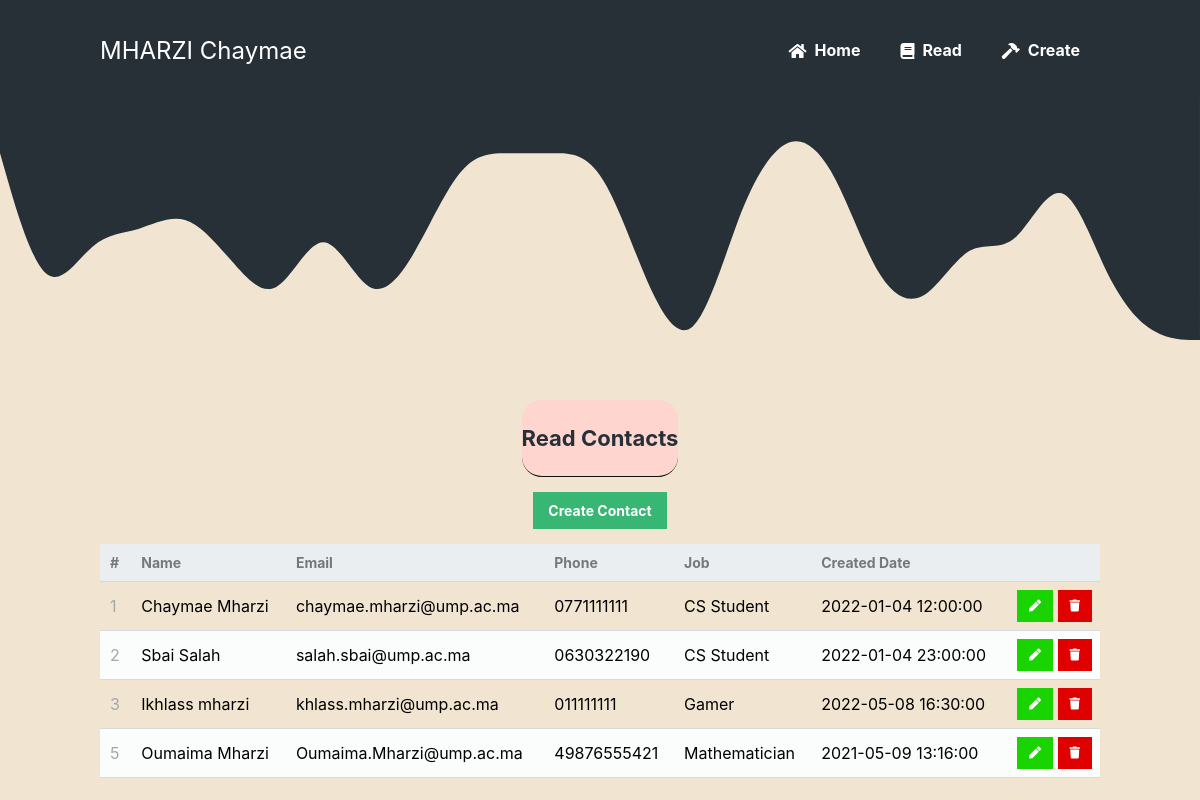
The app's page /read.php with its own data.
### tables this page shows
CREATE TABLE IF NOT EXISTS `contacts` (
  `id` int(11) NOT NULL AUTO_INCREMENT,
  `name` varchar(255) NOT NULL,
  `email` varchar(255) NOT NULL,
  `phone` varchar(255) NOT NULL,
  `title` varchar(255) NOT NULL,
  `created` datetime NOT NULL DEFAULT CURRENT_TIMESTAMP,
  PRIMARY KEY (`id`)
);

### read.php (the view, shortened to what this page needs)
<?php
include 'functions.php';
$pdo = pdo_connect_mysql();
$page = isset($_GET['page']) && is_numeric($_GET['page']) ? (int)$_GET['page'] : 1;
$records_per_page = 5;
$stmt = $pdo->prepare('SELECT * FROM contacts ORDER BY id LIMIT :current_page, :record_per_page');
$stmt->bindValue(':current_page', ($page-1)*$records_per_page, PDO::PARAM_INT);
$stmt->bindValue(':record_per_page', $records_per_page, PDO::PARAM_INT);
$stmt->execute();
$contacts = $stmt->fetchAll(PDO::FETCH_ASSOC);
?>
<?=template_header('Read')?>
<div class="content read">
	<h2>Read Contacts</h2>
	<a href="create.php" class="create-contact">Create Contact</a>
	<table>
        <thead>
            <tr>
                <td>#</td>
                <td>Name</td>
                <td>Email</td>
                <td>Phone</td>
                <td>Job</td>
                <td>Created Date</td>
                <td></td>
            </tr>
        </thead>
        <tbody>
            <?php foreach ($contacts as $contact): ?>
            <tr>
                <td><?=$contact['id']?></td>
                <td><?=$contact['name']?></td>
                <td><?=$contact['email']?></td>
                <td><?=$contact['phone']?></td>
                <td><?=$contact['title']?></td>
                <td><?=$contact['created']?></td>
                <td class="actions">
                    <a href="update.php?id=<?=$contact['id']?>" class="edit"><i class="fas fa-pen fa-xs"></i></a>
                    <a href="delete.php?id=<?=$contact['id']?>" class="trash"><i class="fas fa-trash fa-xs"></i></a>
                </td>
            </tr>
            <?php endforeach; ?>
        </tbody>
    </table>
</div>
<?=template_footer()?>

### functions.php (shortened to what this page needs)
<?php
function template_header($title) {
echo <<<EOT
<!DOCTYPE html>
<html>
	<head>
		<meta charset="utf-8">
		<title>$title</title>
		<link href="style_2.css" rel="stylesheet" type="text/css">
		<link rel="stylesheet" href="https://use.fontawesome.com/releases/v5.7.1/css/all.css">
	</head>
	<body>
    <nav class="navtop">
    	<div>
    		<h1>MHARZI Chaymae</h1>
            <a href="index.php"><i class="fas fa-home"></i>Home</a>
    		<a href="read.php"><i class="fas fa-book"></i>Read</a>
			<a href="create.php"><i class="fas fa-hammer"></i>Create</a>
    	</div>
		<svg xmlns="http://www.w3.org/2000/svg" viewBox="0 0 1440 320"><path fill="#273036" fill-opacity="1" d="M0,64L9.2,96C18.5,128,37,192,55,208C73.8,224,92,192,111,176C129.2,160,148,160,166,154.7C184.6,149,203,139,222,144C240,149,258,171,277,192C295.4,213,314,235,332,224C350.8,213,369,171,388,170.7C406.2,171,425,213,443,224C461.5,235,480,213,498,181.3C516.9,149,535,107,554,85.3C572.3,64,591,64,609,64C627.7,64,646,64,665,64C683.1,64,702,64,720,90.7C738.5,117,757,171,775,213.3C793.8,256,812,288,831,272C849.2,256,868,192,886,144C904.6,96,923,64,942,53.3C960,43,978,53,997,85.3C1015.4,117,1034,171,1052,202.7C1070.8,235,1089,245,1108,234.7C1126.2,224,1145,192,1163,181.3C1181.5,171,1200,181,1218,165.3C1236.9,149,1255,107,1274,112C1292.3,117,1311,171,1329,208C1347.7,245,1366,267,1385,277.3C1403.1,288,1422,288,1431,288L1440,288L1440,0L1430.8,0C1421.5,0,1403,0,1385,0C1366.2,0,1348,0,1329,0C1310.8,0,1292,0,1274,0C1255.4,0,1237,0,1218,0C1200,0,1182,0,1163,0C1144.6,0,1126,0,1108,0C1089.2,0,1071,0,1052,0C1033.8,0,1015,0,997,0C978.5,0,960,0,942,0C923.1,0,905,0,886,0C867.7,0,849,0,831,0C812.3,0,794,0,775,0C756.9,0,738,0,720,0C701.5,0,683,0,665,0C646.2,0,628,0,609,0C590.8,0,572,0,554,0C535.4,0,517,0,498,0C480,0,462,0,443,0C424.6,0,406,0,388,0C369.2,0,351,0,332,0C313.8,0,295,0,277,0C258.5,0,240,0,222,0C203.1,0,185,0,166,0C147.7,0,129,0,111,0C92.3,0,74,0,55,0C36.9,0,18,0,9,0L0,0Z"></path></svg>
    </nav>
EOT;
}
function template_footer() {
echo <<<EOT
    </body>
</html>
EOT;
}
?>

### style_2.css (style rules this page uses)
* { box-sizing: border-box; font-family: -apple-system, BlinkMacSystemFont, "segoe ui", roboto, oxygen, ubuntu, cantarell, "fira sans", "droid sans", "helvetica neue", Arial, sans-serif; font-size: 16px; -webkit-font-smoothing: antialiased; -moz-osx-font-smoothing: grayscale; }
body { background-color: #F1E4D1; margin: 0; }
.navtop { background-color: #273036; height: 100px; width: 100%; border: 0; }
.navtop div { display: flex; margin: 0 auto; width: 1000px; height: 100%; }
.navtop div h1, .navtop div a { display: inline-flex; align-items: center; }
.navtop div h1 { flex: 1; font-size: 24px; padding: 0; margin: 0; color: #fff; font-weight: normal; }
.navtop div a { padding: 0 20px; text-decoration: none; color: #fff; font-weight: bold; }
.navtop div a i { padding: 2px 8px 0 0; }
.content { width: 1000px; margin: 0 auto; display: grid; place-items: center; margin-top: 300px; }
.content h2 { margin: 0; padding: 25px 0; font-size: 22px; border-bottom: 1px solid #111; color: #273036; background: #FED5CF; height: fit-content; border-radius: 20px; }
.read .create-contact { display: inline-block; text-decoration: none; background-color: #38b673; font-weight: bold; font-size: 14px; color: #FFFFFF; padding: 10px 15px; margin: 15px 0; }
.read table { width: 100%; padding-top: 30px; border-collapse: collapse; }
.read table thead { background-color: #ebeef1; border-bottom: 1px solid #d3dae0; }
.read table thead td { padding: 10px; font-weight: bold; color: #767779; font-size: 14px; }
.read table tbody tr { border-bottom: 1px solid #d3dae0; }
.read table tbody tr:nth-child(even) { background-color: #fbfcfc; }
.read table tbody tr td { padding: 10px; }
.read table tbody tr td:nth-child(1) { color: #a5a7a9; }
.read table tbody tr td.actions { padding: 8px; text-align: right; }
.read table tbody tr td.actions .edit, .read table tbody tr td.actions .trash { display: inline-flex; text-align: right; text-decoration: none; color: #FFFFFF; padding: 10px 12px; }
.read table tbody tr td.actions .trash { background-color: #df0000; }
.read table tbody tr td.actions .edit { background-color: #19d400; }

### records on screen
contacts: id "1", name "Chaymae Mharzi", email "chaymae.mharzi@ump.ac.ma", phone "0771111111", title "CS Student", created "2022-01-04 12:00:00"
contacts: id "2", name "Sbai Salah", email "salah.sbai@ump.ac.ma", phone "0630322190", title "CS Student", created "2022-01-04 23:00:00"
contacts: id "3", name "Ikhlass mharzi", email "khlass.mharzi@ump.ac.ma", phone "011111111", title "Gamer", created "2022-05-08 16:30:00"
contacts: id "5", name "Oumaima Mharzi", email "Oumaima.Mharzi@ump.ac.ma", phone "49876555421", title "Mathematician", created "2021-05-09 13:16:00"
